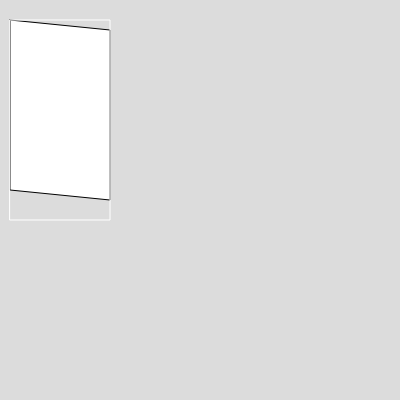
Frame 1 (no input)
Frame 60 (no input): identical to frame 1, image omitted
Frame 120 (the mouse pressed at the canvas centre since frame 60): identical to frame 1, image omitted

The p5.js sketch that drew this single still picture (run headless with seeded random() and noise() and a simulated clock; from frame 60 on, the mouse is pressed at the canvas centre):

// p5.js sketch
// ── sketch.js
let shape1;

function setup() {
  createCanvas(400, 400);
  shape1 = new LisaShape(10, 20, 100, 200);
}

function draw() {
  background(220);

  shape1.checkMouse();
  shape1.display();
  shape1.displayBox();
}

class LisaShape {
  constructor(x, y, w, h, r, g, b) {
    this.x = x;
    this.y = y;
    this.w = w;
    this.h = h;
    //
    this.boxColor = "white";
    //
    this.initR = r;
    this.initG = g;
    this.initB = b;
    this.r = this.initR;
    this.g = this.initG;
    this.b = this.initB;
  }
  checkMouse() {
    if (
      mouseX > this.x &&
      mouseX < this.x + this.w &&
      (mouseY > this.y) & (mouseY < this.y + this.h)
    ) {
      // in
      this.r = this.initR + 30;
      this.g = this.initG + 30;
      this.b = this.initB + 30;
      this.boxColor = "red";
      if (mouseIsPressed) {
        this.x = mouseX - this.w / 2;
        this.y = mouseY - this.h / 2;
      }
    } else {
      // out
      this.r = this.initR - 30;
      this.g = this.initG - 30;
      this.b = this.initB - 30;
      this.boxColor = "white";
    }
  }
  displayBox() {
    push();
    stroke(this.boxColor);
    noFill();
    rect(this.x, this.y, this.w, this.h);
    pop();
  }
  display() {
    push();
    translate(this.x, this.y);
    fill(this.r, this.g, this.b);
    beginShape();
    vertex(0, 0);
    vertex(100, 10);
    vertex(100, 180);
    vertex(0, 170);
    endShape(CLOSE);
    pop();
  }
}
